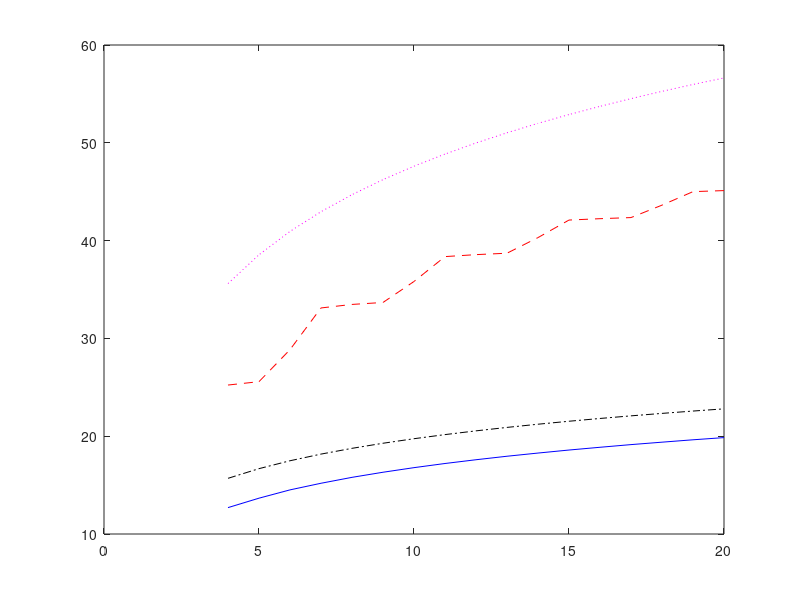

Here is the MATLAB script that generated this plot:
%/*************************************************************************
% > File Name: sna.m
% > Author: genki_chen
% > Mail: genki_chen@aliyun.com 
% > Created Time: 2017/10/19 21:46:46
% ************************************************************************/

clear all;
close all;
clf;
clc;
k=50;
nsamp = 50000;
snrdb1 = zeros(1,17);
snrdb2 = zeros(1,17);
snrdb3 = zeros(1,17);
snrdb4 = zeros(1,17);
x = 4:20;
for m = 4:20
	signal1 = 0;
	noise1 = 0;
    signal2 = 0;
	noise2 = 0;
    signal3 = 0;
	noise3 = 0;
    signal4 = 0;
	noise4 = 0;
	flod = k*m/2;
  
	for j= 1:flod
		
        term1 = (sin(pi*j/k)/(pi*j/k))^2;
        %term = (sin(4*pi*j/k)/((j/k)*(1-16*(j/k)^2)))^2;  
        term3 = ((cos(2*pi*j/k))^2)/(1-(4*j/k)^2)^2;           %MSK
		term4 = (sin(2*pi*j/k)/(2*pi*j/k))^2;                   %QPSK         
        term2 = (sin(1/2*pi*j/k)/(1/2*pi*j/k))^4;               %三角脉冲
        signal1 = signal1+term1;
        signal2 = signal2+term2;
        signal3 = signal3+term3;
        signal4 = signal4+term4;
	end
	for j= (flod+1):nsamp
		
        term1 = (sin(pi*j/k)/(pi*j/k))^2;
       % term = (sin(4*pi*j/k)/((j/k)*(1-16*(j/k)^2)))^2;
        term3 = ((cos(2*pi*j/k))^2)/(1-(4*j/k)^2)^2;        %MSK
		term4 = (sin(2*pi*j/k)/(2*pi*j/k))^2;                %QPSK
        term2 = (sin(1/2*pi*j/k)/(1/2*pi*j/k))^4;             %三角脉冲
        noise1 = noise1+term1;
        noise2 = noise2+term2;
        noise3 = noise3+term3;
        noise4 = noise4+term4;
	end
	snrdb1(m-3) = 10*log10(signal1/noise1);
    snrdb2(m-3) = 10*log10(signal2/noise2);
    snrdb3(m-3) = 10*log10(signal3/noise3);
    snrdb4(m-3) = 10*log10(signal4/noise4);
end
plot(x,snrdb1,'-b',x,snrdb2,'--r',x,snrdb3,':m',x,snrdb4,'-.k');


